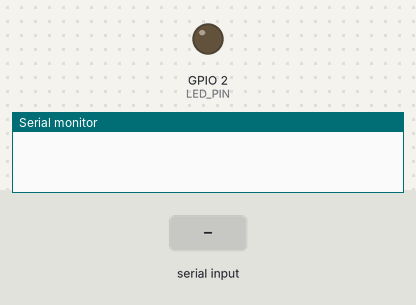
This sketch was run on a simulated ESP32. On the bench: output pins drawn as LEDs (lit = HIGH), the last lines printed to the serial monitor. Inputs (shaded band) come from the test bench.

Above: at 1.2 s.
1.3 s: "On\n" received over Serial
At 2.3 s:
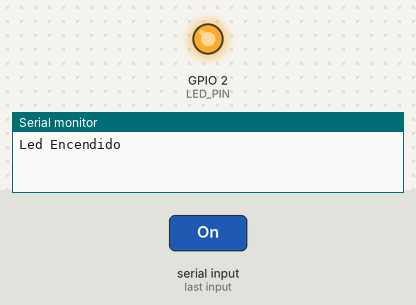
2.8 s: "Off\n" received over Serial
At 3.4 s:
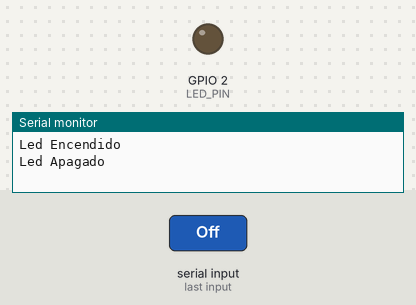
Timing chart, 0 to 5.8 s (numbered marks = the images above; inputs shaded):
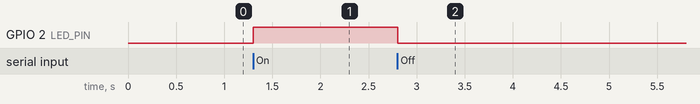

The sketch:

ESP32_Recibir.ino
```cpp
#define LED_PIN             2

char c;
char str[3];
uint8_t idx = 0;

void setup() {
  Serial.begin(115200);
  pinMode(LED_PIN, OUTPUT);
}

void loop() {
  if(Serial.available() > 0){
    c = Serial.read();
    if(c != '\n'){
      str[idx++] = c;
    }
    else{
      str[idx] = '\0';
      if (strcmp(str, "On") == 0) {
        Serial.println("Led Encendido");
        digitalWrite(LED_PIN, HIGH);
      } else if (strcmp(str, "Off") == 0) {
        Serial.println("Led Apagado");
        digitalWrite(LED_PIN, LOW);
      } else {
        Serial.println("Comando desconocido");
      }
      idx = 0;
    }
  }
}
```

Measured:
- after the input at 1.3 s, GPIO 2 (LED_PIN): LOW → HIGH at once
- after the input at 2.8 s, GPIO 2 (LED_PIN): HIGH → LOW at once
